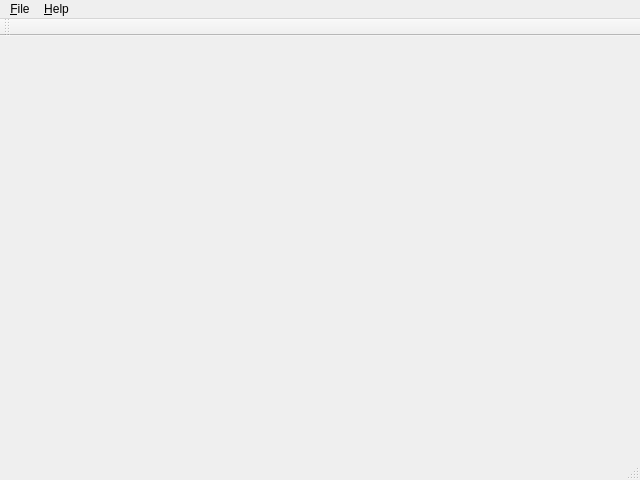
<?xml version="1.0" encoding="UTF-8"?>
<ui version="4.0">
 <class>MainWindow</class>
 <widget class="QMainWindow" name="MainWindow">
  <property name="geometry">
   <rect>
    <x>0</x>
    <y>0</y>
    <width>640</width>
    <height>480</height>
   </rect>
  </property>
  <property name="minimumSize">
   <size>
    <width>640</width>
    <height>480</height>
   </size>
  </property>
  <property name="windowTitle">
   <string>MainWindow</string>
  </property>
  <widget class="QWidget" name="centralWidget"/>
  <widget class="QMenuBar" name="menuBar">
   <property name="geometry">
    <rect>
     <x>0</x>
     <y>0</y>
     <width>640</width>
     <height>19</height>
    </rect>
   </property>
   <widget class="QMenu" name="menuFile">
    <property name="title">
     <string>&amp;File</string>
    </property>
    <addaction name="actionNewGame"/>
   </widget>
   <widget class="QMenu" name="menu_Help">
    <property name="title">
     <string>&amp;Help</string>
    </property>
   </widget>
   <addaction name="menuFile"/>
   <addaction name="menu_Help"/>
  </widget>
  <widget class="QToolBar" name="mainToolBar">
   <attribute name="toolBarArea">
    <enum>TopToolBarArea</enum>
   </attribute>
   <attribute name="toolBarBreak">
    <bool>false</bool>
   </attribute>
  </widget>
  <widget class="QStatusBar" name="statusBar"/>
  <action name="actionNewGame">
   <property name="text">
    <string>New Game</string>
   </property>
  </action>
  <action name="actionAbout_Qt">
   <property name="text">
    <string>About Qt</string>
   </property>
  </action>
  <action name="actionAbout_KDots">
   <property name="text">
    <string>About KDots</string>
   </property>
  </action>
 </widget>
 <layoutdefault spacing="6" margin="11"/>
 <resources/>
 <connections/>
</ui>
